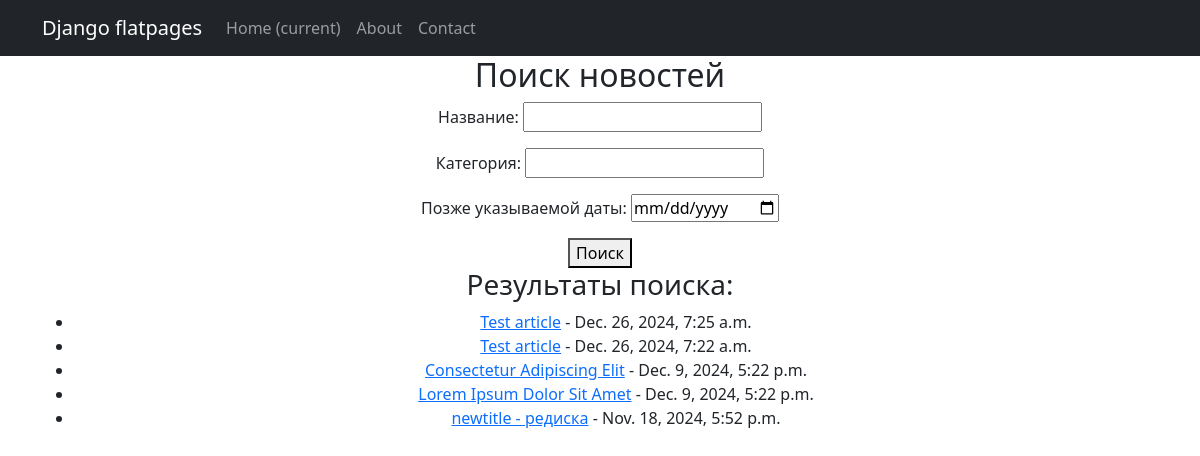
Page /news/search/ on the earlier database version.
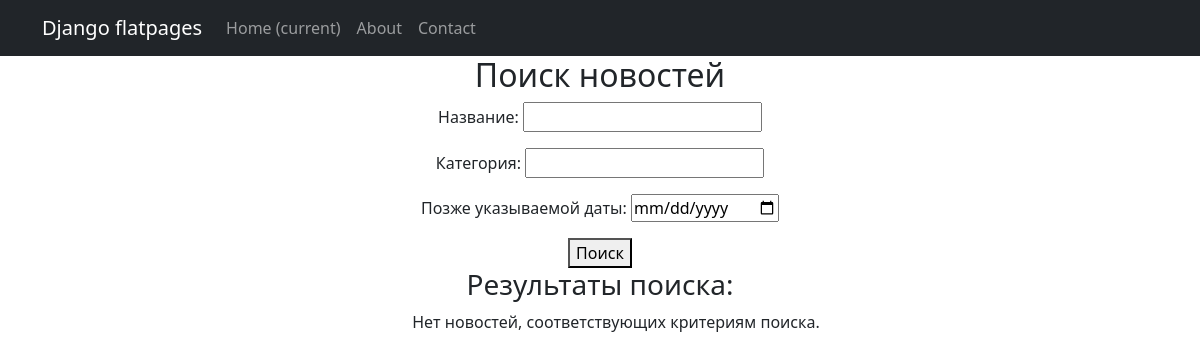
Same page on the later database version.
### news/models.py (models this page shows, shortened)
class Post(models.Model):
    author = models.ForeignKey(Author, on_delete=models.CASCADE)
    NEWS = 'NW'
    ARTICLE = 'AR'
    POST_TYPES = [
        ('NEWS', 'Новость'),
        ('ARTICLE', 'Статья'),
    ]
    categoryType = models.CharField(max_length=7, choices=POST_TYPES, default=ARTICLE)
    dateCreation = models.DateTimeField(auto_now_add=True)
    postCategory = models.ManyToManyField(Category, through='PostCategory')
    text = models.TextField()
    title = models.CharField(max_length=128)
    rating = models.SmallIntegerField(default=0)

### news/views.py (the view)
# urls.py: path('search/', PostSearch.as_view(), name='post_search'),
class PostSearch(FilteredListViewMixin, ListView):
    model = Post
    ordering = '-dateCreation'
    template_name = 'news_search.html'
    context_object_name = 'search_results'
    paginate_by = 10
    filter_class = PostFilter

### news/views.py (called while the page is built)
    def get_queryset(self):
        queryset = super().get_queryset()
        if self.filter_class:
            self.filterset = self.filter_class(self.request.GET, queryset)
            return self.filterset.qs
        return queryset

    def get_context_data(self, **kwargs):
        context = super().get_context_data(**kwargs)
        context['filterset'] = getattr(self, 'filterset', None)
        return context

### templates/news_search.html
{% extends 'flatpages/default.html' %}
{% block content %}
  <h2>Поиск новостей</h2>
  <form method="get">
      {{ filterset.form.as_p }}
      <button type="submit">Поиск</button>
  </form>
  <h3>Результаты поиска:</h3>
  <ul>
      {% for post in search_results %}
          <li>
              <a href="{% url 'news_detail' post.id %}">{{ post.title }}</a> - {{ post.dateCreation }}
          </li>
      {% empty %}
          <p>Нет новостей, соответствующих критериям поиска.</p>
      {% endfor %}
  </ul>
{% endblock %}

Differences in the rows shown:
removed Post: title "Test article", dateCreation "Dec. 26, 2024, 7:25 a.m."
removed Post: title "Test article", dateCreation "Dec. 26, 2024, 7:22 a.m."
removed Post: title "Consectetur Adipiscing Elit", dateCreation "Dec. 9, 2024, 5:22 p.m."
removed Post: title "Lorem Ipsum Dolor Sit Amet", dateCreation "Dec. 9, 2024, 5:22 p.m."
removed Post: title "newtitle - редиска", dateCreation "Nov. 18, 2024, 5:52 p.m."
Other differences:
text now shown: "Нет новостей, соответствующих критериям поиска."
